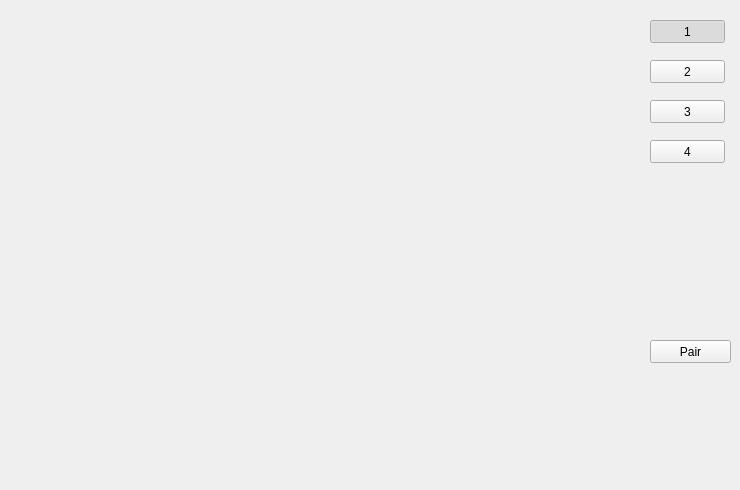
<?xml version="1.0" encoding="UTF-8"?>
<ui version="4.0">
 <class>Cam</class>
 <widget class="QMainWindow" name="Cam">
  <property name="geometry">
   <rect>
    <x>0</x>
    <y>0</y>
    <width>740</width>
    <height>490</height>
   </rect>
  </property>
  <property name="maximumSize">
   <size>
    <width>740</width>
    <height>490</height>
   </size>
  </property>
  <property name="windowTitle">
   <string>Cam</string>
  </property>
  <widget class="QWidget" name="centralwidget">
   <widget class="QPushButton" name="cam1">
    <property name="geometry">
     <rect>
      <x>650</x>
      <y>20</y>
      <width>75</width>
      <height>23</height>
     </rect>
    </property>
    <property name="text">
     <string>1</string>
    </property>
    <property name="checkable">
     <bool>true</bool>
    </property>
    <property name="checked">
     <bool>true</bool>
    </property>
    <property name="Id" stdset="0">
     <number>2</number>
    </property>
    <attribute name="buttonGroup">
     <string notr="true">buttonGroup</string>
    </attribute>
   </widget>
   <widget class="QPushButton" name="cam4">
    <property name="geometry">
     <rect>
      <x>650</x>
      <y>140</y>
      <width>75</width>
      <height>23</height>
     </rect>
    </property>
    <property name="text">
     <string>4</string>
    </property>
    <property name="checkable">
     <bool>true</bool>
    </property>
    <property name="checked">
     <bool>false</bool>
    </property>
    <property name="Id" stdset="0">
     <number>2</number>
    </property>
    <attribute name="buttonGroup">
     <string notr="true">buttonGroup</string>
    </attribute>
   </widget>
   <widget class="QPushButton" name="pairButton">
    <property name="enabled">
     <bool>true</bool>
    </property>
    <property name="geometry">
     <rect>
      <x>650</x>
      <y>340</y>
      <width>81</width>
      <height>23</height>
     </rect>
    </property>
    <property name="text">
     <string>Pair</string>
    </property>
   </widget>
   <widget class="QPushButton" name="cam3">
    <property name="geometry">
     <rect>
      <x>650</x>
      <y>100</y>
      <width>75</width>
      <height>23</height>
     </rect>
    </property>
    <property name="text">
     <string>3</string>
    </property>
    <property name="checkable">
     <bool>true</bool>
    </property>
    <property name="Id" stdset="0">
     <number>2</number>
    </property>
    <attribute name="buttonGroup">
     <string notr="true">buttonGroup</string>
    </attribute>
   </widget>
   <widget class="QPushButton" name="cam2">
    <property name="geometry">
     <rect>
      <x>650</x>
      <y>60</y>
      <width>75</width>
      <height>23</height>
     </rect>
    </property>
    <property name="text">
     <string>2</string>
    </property>
    <property name="checkable">
     <bool>true</bool>
    </property>
    <property name="Id" stdset="0">
     <number>2</number>
    </property>
    <attribute name="buttonGroup">
     <string notr="true">buttonGroup</string>
    </attribute>
   </widget>
   <widget class="QLabel" name="videoLbl">
    <property name="geometry">
     <rect>
      <x>0</x>
      <y>0</y>
      <width>640</width>
      <height>480</height>
     </rect>
    </property>
    <property name="sizePolicy">
     <sizepolicy hsizetype="Expanding" vsizetype="Expanding">
      <horstretch>0</horstretch>
      <verstretch>0</verstretch>
     </sizepolicy>
    </property>
    <property name="minimumSize">
     <size>
      <width>150</width>
      <height>150</height>
     </size>
    </property>
    <property name="text">
     <string/>
    </property>
   </widget>
  </widget>
 </widget>
 <resources/>
 <connections/>
 <buttongroups>
  <buttongroup name="buttonGroup"/>
 </buttongroups>
</ui>
